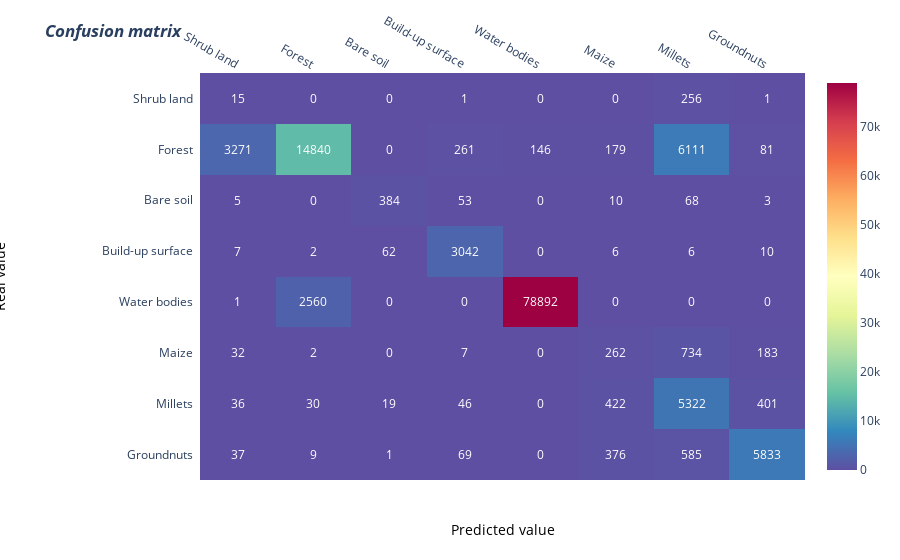

Notebook source saved alongside this figure:
### Code cell
z = cm

# invert z idx values
z = z[::-1]

x = ['Shrub land', 'Forest', 'Bare soil', 'Build-up surface', 'Water bodies', 'Maize', 'Millets', 'Groundnuts']
y =  x[::-1].copy() # invert idx values of x

# change each element of z to type string for annotations
z_text = [[str(y) for y in x] for x in z]


print(z_text)

# set up figure 
fig = ff.create_annotated_heatmap(z,
                                  x=x,
                                  y=y,
                                  annotation_text=z_text,
                                  colorscale='spectral',
                                  reversescale=True)  # RdYlGn

# add title
fig.update_layout(title_text='<i><b>Confusion matrix</b></i>',
                  #xaxis = dict(title='x'),
                  #yaxis = dict(title='x')
                 )

# add custom xaxis title
fig.add_annotation(dict(font=dict(color="black",size=14),
                        x=0.5,
                        y=-0.15,
                        showarrow=False,
                        text="Predicted value",
                        xref="paper",
                        yref="paper"))

# add custom yaxis title
fig.add_annotation(dict(font=dict(color="black",size=14),
                        x=-0.35,
                        y=0.5,
                        showarrow=False,
                        text="Real value",
                        textangle=-90,
                        xref="paper",
                        yref="paper"))

# adjust margins to make room for yaxis title
fig.update_layout(margin=dict(t=50, l=200))

# add colorbar
fig['data'][0]['showscale'] = True
fig.show()

fig.write_html(cm_html)

### Figure 1 — Plotly figure (JSON) as saved in the notebook; plotly's stock layout.template omitted (floating-point values rounded to 4 significant figures)
{"data": [{"colorscale": [[0, "rgb(158,1,66)"], [0.1, "rgb(213,62,79)"], [0.2, "rgb(244,109,67)"], [0.3, "rgb(253,174,97)"], [0.4, "rgb(254,224,139)"], [0.5, "rgb(255,255,191)"], [0.6, "rgb(230,245,152)"], [0.7, "rgb(171,221,164)"], [0.8, "rgb(102,194,165)"], [0.9, "rgb(50,136,189)"], [1, "rgb(94,79,162)"]], "reversescale": true, "showscale": true, "type": "heatmap", "x": ["Shrub land", "Forest", "Bare soil", "Build-up surface", "Water bodies", "Maize", "Millets", "Groundnuts"], "y": ["Groundnuts", "Millets", "Maize", "Water bodies", "Build-up surface", "Bare soil", "Forest", "Shrub land"], "z": [[37, 9, 1, 69, 0, 376, 585, 5833], [36, 30, 19, 46, 0, 422, 5322, 401], [32, 2, 0, 7, 0, 262, 734, 183], [1, 2560, 0, 0, 78892, 0, 0, 0], [7, 2, 62, 3042, 0, 6, 6, 10], [5, 0, 384, 53, 0, 10, 68, 3], [3271, 14840, 0, 261, 146, 179, 6111, 81], [15, 0, 0, 1, 0, 0, 256, 1]]}], "layout": {"annotations": [{"font": {"color": "#FFFFFF"}, "showarrow": false, "text": "37", "x": "Shrub land", "xref": "x", "y": "Groundnuts", "yref": "y"}, {"font": {"color": "#FFFFFF"}, "showarrow": false, "text": "9", "x": "Forest", "xref": "x", "y": "Groundnuts", "yref": "y"}, {"font": {"color": "#FFFFFF"}, "showarrow": false, "text": "1", "x": "Bare soil", "xref": "x", "y": "Groundnuts", "yref": "y"}, {"font": {"color": "#FFFFFF"}, "showarrow": false, "text": "69", "x": "Build-up surface", "xref": "x", "y": "Groundnuts", "yref": "y"}, {"font": {"color": "#FFFFFF"}, "showarrow": false, "text": "0", "x": "Water bodies", "xref": "x", "y": "Groundnuts", "yref": "y"}, {"font": {"color": "#FFFFFF"}, "showarrow": false, "text": "376", "x": "Maize", "xref": "x", "y": "Groundnuts", "yref": "y"}, {"font": {"color": "#FFFFFF"}, "showarrow": false, "text": "585", "x": "Millets", "xref": "x", "y": "Groundnuts", "yref": "y"}, {"font": {"color": "#FFFFFF"}, "showarrow": false, "text": "5833", "x": "Groundnuts", "xref": "x", "y": "Groundnuts", "yref": "y"}, {"font": {"color": "#FFFFFF"}, "showarrow": false, "text": "36", "x": "Shrub land", "xref": "x", "y": "Millets", "yref": "y"}, {"font": {"color": "#FFFFFF"}, "showarrow": false, "text": "30", "x": "Forest", "xref": "x", "y": "Millets", "yref": "y"}, {"font": {"color": "#FFFFFF"}, "showarrow": false, "text": "19", "x": "Bare soil", "xref": "x", "y": "Millets", "yref": "y"}, {"font": {"color": "#FFFFFF"}, "showarrow": false, "text": "46", "x": "Build-up surface", "xref": "x", "y": "Millets", "yref": "y"}, {"font": {"color": "#FFFFFF"}, "showarrow": false, "text": "0", "x": "Water bodies", "xref": "x", "y": "Millets", "yref": "y"}, {"font": {"color": "#FFFFFF"}, "showarrow": false, "text": "422", "x": "Maize", "xref": "x", "y": "Millets", "yref": "y"}, {"font": {"color": "#FFFFFF"}, "showarrow": false, "text": "5322", "x": "Millets", "xref": "x", "y": "Millets", "yref": "y"}, {"font": {"color": "#FFFFFF"}, "showarrow": false, "text": "401", "x": "Groundnuts", "xref": "x", "y": "Millets", "yref": "y"}, {"font": {"color": "#FFFFFF"}, "showarrow": false, "text": "32", "x": "Shrub land", "xref": "x", "y": "Maize", "yref": "y"}, {"font": {"color": "#FFFFFF"}, "showarrow": false, "text": "2", "x": "Forest", "xref": "x", "y": "Maize", "yref": "y"}, {"font": {"color": "#FFFFFF"}, "showarrow": false, "text": "0", "x": "Bare soil", "xref": "x", "y": "Maize", "yref": "y"}, {"font": {"color": "#FFFFFF"}, "showarrow": false, "text": "7", "x": "Build-up surface", "xref": "x", "y": "Maize", "yref": "y"}, {"font": {"color": "#FFFFFF"}, "showarrow": false, "text": "0", "x": "Water bodies", "xref": "x", "y": "Maize", "yref": "y"}, {"font": {"color": "#FFFFFF"}, "showarrow": false, "text": "262", "x": "Maize", "xref": "x", "y": "Maize", "yref": "y"}, {"font": {"color": "#FFFFFF"}, "showarrow": false, "text": "734", "x": "Millets", "xref": "x", "y": "Maize", "yref": "y"}, {"font": {"color": "#FFFFFF"}, "showarrow": false, "text": "183", "x": "Groundnuts", "xref": "x", "y": "Maize", "yref": "y"}, {"font": {"color": "#FFFFFF"}, "showarrow": false, "text": "1", "x": "Shrub land", "xref": "x", "y": "Water bodies", "yref": "y"}, {"font": {"color": "#FFFFFF"}, "showarrow": false, "text": "2560", "x": "Forest", "xref": "x", "y": "Water bodies", "yref": "y"}, {"font": {"color": "#FFFFFF"}, "showarrow": false, "text": "0", "x": "Bare soil", "xref": "x", "y": "Water bodies", "yref": "y"}, {"font": {"color": "#FFFFFF"}, "showarrow": false, "text": "0", "x": "Build-up surface", "xref": "x", "y": "Water bodies", "yref": "y"}, {"font": {"color": "#FFFFFF"}, "showarrow": false, "text": "78892", "x": "Water bodies", "xref": "x", "y": "Water bodies", "yref": "y"}, {"font": {"color": "#FFFFFF"}, "showarrow": false, "text": "0", "x": "Maize", "xref": "x", "y": "Water bodies", "yref": "y"}, {"font": {"color": "#FFFFFF"}, "showarrow": false, "text": "0", "x": "Millets", "xref": "x", "y": "Water bodies", "yref": "y"}, {"font": {"color": "#FFFFFF"}, "showarrow": false, "text": "0", "x": "Groundnuts", "xref": "x", "y": "Water bodies", "yref": "y"}, {"font": {"color": "#FFFFFF"}, "showarrow": false, "text": "7", "x": "Shrub land", "xref": "x", "y": "Build-up surface", "yref": "y"}, {"font": {"color": "#FFFFFF"}, "showarrow": false, "text": "2", "x": "Forest", "xref": "x", "y": "Build-up surface", "yref": "y"}, {"font": {"color": "#FFFFFF"}, "showarrow": false, "text": "62", "x": "Bare soil", "xref": "x", "y": "Build-up surface", "yref": "y"}, {"font": {"color": "#FFFFFF"}, "showarrow": false, "text": "3042", "x": "Build-up surface", "xref": "x", "y": "Build-up surface", "yref": "y"}, {"font": {"color": "#FFFFFF"}, "showarrow": false, "text": "0", "x": "Water bodies", "xref": "x", "y": "Build-up surface", "yref": "y"}, {"font": {"color": "#FFFFFF"}, "showarrow": false, "text": "6", "x": "Maize", "xref": "x", "y": "Build-up surface", "yref": "y"}, {"font": {"color": "#FFFFFF"}, "showarrow": false, "text": "6", "x": "Millets", "xref": "x", "y": "Build-up surface", "yref": "y"}, {"font": {"color": "#FFFFFF"}, "showarrow": false, "text": "10", "x": "Groundnuts", "xref": "x", "y": "Build-up surface", "yref": "y"}, {"font": {"color": "#FFFFFF"}, "showarrow": false, "text": "5", "x": "Shrub land", "xref": "x", "y": "Bare soil", "yref": "y"}, {"font": {"color": "#FFFFFF"}, "showarrow": false, "text": "0", "x": "Forest", "xref": "x", "y": "Bare soil", "yref": "y"}, {"font": {"color": "#FFFFFF"}, "showarrow": false, "text": "384", "x": "Bare soil", "xref": "x", "y": "Bare soil", "yref": "y"}, {"font": {"color": "#FFFFFF"}, "showarrow": false, "text": "53", "x": "Build-up surface", "xref": "x", "y": "Bare soil", "yref": "y"}, {"font": {"color": "#FFFFFF"}, "showarrow": false, "text": "0", "x": "Water bodies", "xref": "x", "y": "Bare soil", "yref": "y"}, {"font": {"color": "#FFFFFF"}, "showarrow": false, "text": "10", "x": "Maize", "xref": "x", "y": "Bare soil", "yref": "y"}, {"font": {"color": "#FFFFFF"}, "showarrow": false, "text": "68", "x": "Millets", "xref": "x", "y": "Bare soil", "yref": "y"}, {"font": {"color": "#FFFFFF"}, "showarrow": false, "text": "3", "x": "Groundnuts", "xref": "x", "y": "Bare soil", "yref": "y"}, {"font": {"color": "#FFFFFF"}, "showarrow": false, "text": "3271", "x": "Shrub land", "xref": "x", "y": "Forest", "yref": "y"}, {"font": {"color": "#FFFFFF"}, "showarrow": false, "text": "14840", "x": "Forest", "xref": "x", "y": "Forest", "yref": "y"}, {"font": {"color": "#FFFFFF"}, "showarrow": false, "text": "0", "x": "Bare soil", "xref": "x", "y": "Forest", "yref": "y"}, {"font": {"color": "#FFFFFF"}, "showarrow": false, "text": "261", "x": "Build-up surface", "xref": "x", "y": "Forest", "yref": "y"}, {"font": {"color": "#FFFFFF"}, "showarrow": false, "text": "146", "x": "Water bodies", "xref": "x", "y": "Forest", "yref": "y"}, {"font": {"color": "#FFFFFF"}, "showarrow": false, "text": "179", "x": "Maize", "xref": "x", "y": "Forest", "yref": "y"}, {"font": {"color": "#FFFFFF"}, "showarrow": false, "text": "6111", "x": "Millets", "xref": "x", "y": "Forest", "yref": "y"}, {"font": {"color": "#FFFFFF"}, "showarrow": false, "text": "81", "x": "Groundnuts", "xref": "x", "y": "Forest", "yref": "y"}, {"font": {"color": "#FFFFFF"}, "showarrow": false, "text": "15", "x": "Shrub land", "xref": "x", "y": "Shrub land", "yref": "y"}, {"font": {"color": "#FFFFFF"}, "showarrow": false, "text": "0", "x": "Forest", "xref": "x", "y": "Shrub land", "yref": "y"}, {"font": {"color": "#FFFFFF"}, "showarrow": false, "text": "0", "x": "Bare soil", "xref": "x", "y": "Shrub land", "yref": "y"}, {"font": {"color": "#FFFFFF"}, "showarrow": false, "text": "1", "x": "Build-up surface", "xref": "x", "y": "Shrub land", "yref": "y"}, {"font": {"color": "#FFFFFF"}, "showarrow": false, "text": "0", "x": "Water bodies", "xref": "x", "y": "Shrub land", "yref": "y"}, {"font": {"color": "#FFFFFF"}, "showarrow": false, "text": "0", "x": "Maize", "xref": "x", "y": "Shrub land", "yref": "y"}, {"font": {"color": "#FFFFFF"}, "showarrow": false, "text": "256", "x": "Millets", "xref": "x", "y": "Shrub land", "yref": "y"}, {"font": {"color": "#FFFFFF"}, "showarrow": false, "text": "1", "x": "Groundnuts", "xref": "x", "y": "Shrub land", "yref": "y"}, {"font": {"color": "black", "size": 14}, "showarrow": false, "text": "Predicted value", "x": 0.5, "xref": "paper", "y": -0.15, "yref": "paper"}, {"font": {"color": "black", "size": 14}, "showarrow": false, "text": "Real value", "textangle": -90, "x": -0.35, "xref": "paper", "y": 0.5, "yref": "paper"}], "margin": {"l": 200, "t": 50}, "title": {"text": "<i><b>Confusion matrix</b></i>"}, "xaxis": {"dtick": 1, "gridcolor": "rgb(0, 0, 0)", "side": "top", "ticks": ""}, "yaxis": {"dtick": 1, "ticks": "", "ticksuffix": "  "}}}
